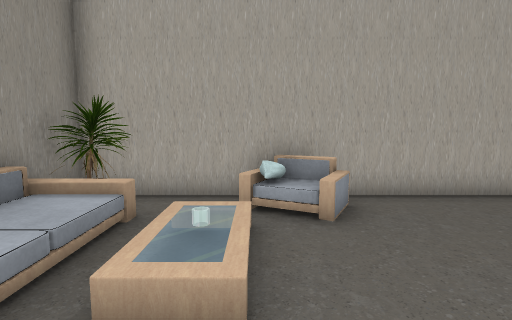
[1] (above)

12 first-person views from a walk through a Unity game level. The camera is 1.5 m above the floor, tilts 6° down and sees 80° across. The floor is counted in squares, 1 m on a side. Each view is taken from the middle of a square. On the plan, view 1 faces up. The plan holds only what a view shows up to about 15 squares ahead; the rest is blank. Some surface patterns are stand-ins.

[2]
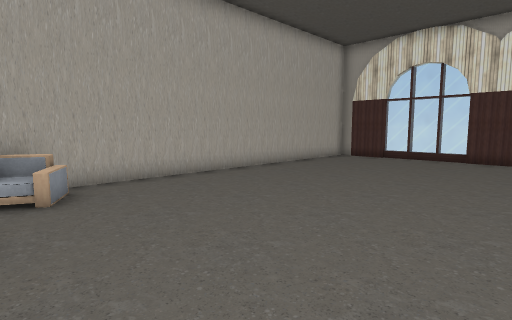

[3]
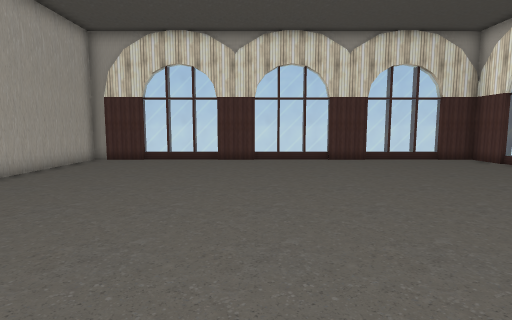

[4]
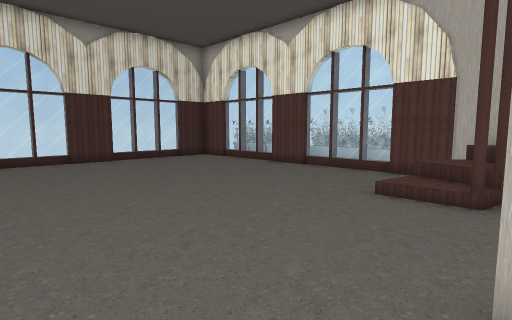

[5]
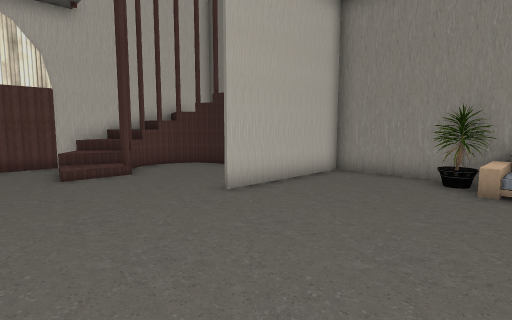

[6]
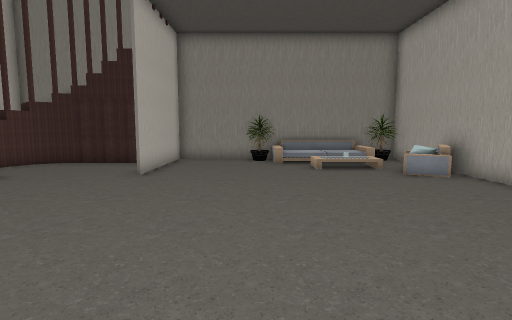

[7]
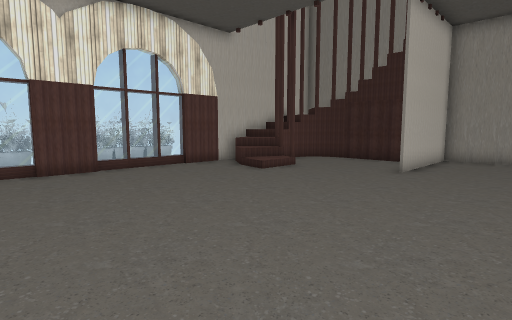

[8]
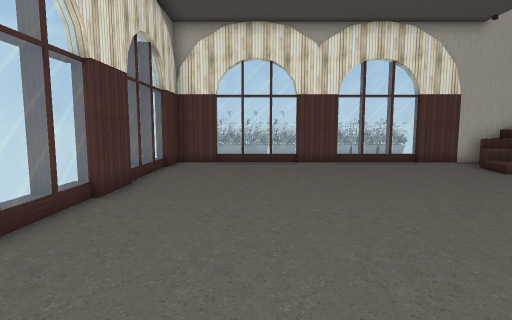

[9]
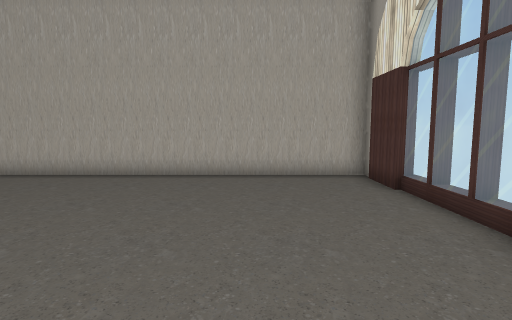

[10]
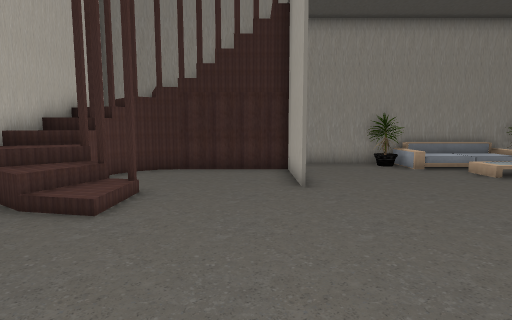

[11]
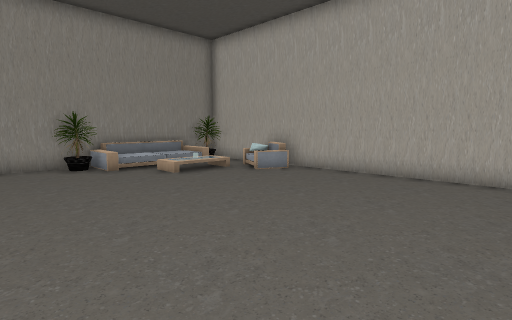

[12]
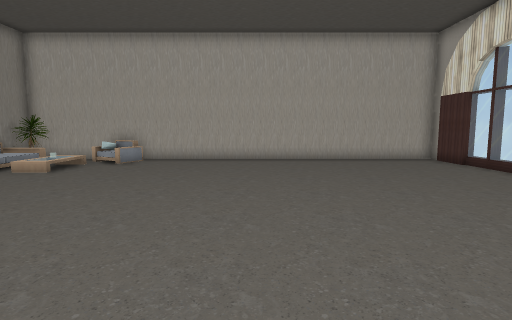

### Floor plan
Key: @ floor where view 1 was taken; # wall or solid block; . main floor; : floor 0.5 m higher than the main floor; / step, stairs or slope; = window, fence, low wall or low ledge; v drop or lower ground; O other object.
Columns run from 4 left of view 1 to 16 right of it. Each row starts with its distance up from view 1.
  7 #####################
  6 #O..O==.............#
  5 #OO..O..............#
  4 #:/O/...............=
  3 #:/O/...............=
  2 #:///...............=
  1 #OO.................=
  0 #O..@...............#
 -1 #...................=
 -2 #...................=
 -3 #...................=
 -4 ######..............=
 -5   #.................#
 -6   #.................#
 -7   #.................=
 -8 ###...///...........=
 -9 # ##.##/............=
-10 #v#####=............#
-11 ##########...##...###
-12          OOOOOOOOOO
-13          OOOOOOOOOO

Positions as (right, up) in squares from view 1, and headings:
1: (0, 0), facing up
2: (0, -2), facing up-right
3: (1, -1), facing right
4: (1, -1), facing down-right
5: (6, 2), facing down-left
6: (11, 0), facing left
7: (12, 0), facing down-left
8: (12, 2), facing down
9: (12, -3), facing up
10: (9, -5), facing left
11: (9, -3), facing up-left
12: (7, -8), facing up
